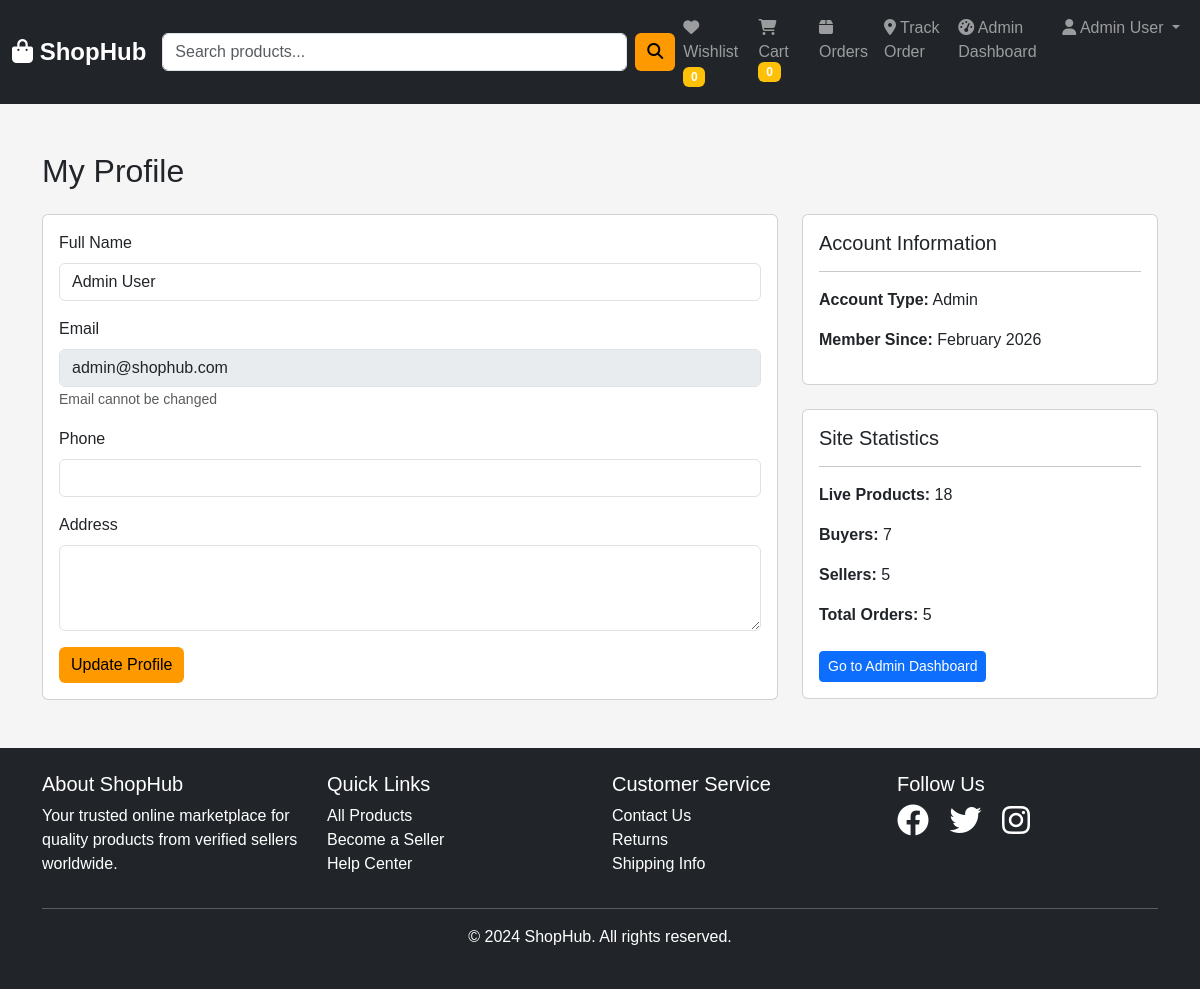
The app's page /profile.php (signed in) with its own data.
### tables this page shows
CREATE TABLE `users` (
  `id` int(11) NOT NULL,
  `email` varchar(255) NOT NULL,
  `password` varchar(255) NOT NULL,
  `full_name` varchar(255) NOT NULL,
  `user_type` enum('buyer','seller','admin') DEFAULT 'buyer',
  `shop_name` varchar(255) DEFAULT NULL,
  `phone` varchar(20) DEFAULT NULL,
  `address` text DEFAULT NULL,
  `created_at` timestamp NOT NULL DEFAULT current_timestamp()
);

### profile.php (the view, shortened to what this page needs)
<?php
require_once 'config/database.php';
$user_id = $_SESSION['user_id'];
$stmt = $pdo->prepare("SELECT * FROM users WHERE id = ?");
$stmt->execute([$user_id]);
$user = $stmt->fetch();
if($user['user_type'] === 'admin') {
    $stats = [];
    $s = $pdo->query("SELECT COUNT(*) as cnt FROM products WHERE status = 'active'");
    $stats['live_products'] = $s->fetch()['cnt'];
    $s = $pdo->query("SELECT COUNT(*) as cnt FROM users WHERE user_type = 'buyer'");
    $stats['buyers'] = $s->fetch()['cnt'];
    $s = $pdo->query("SELECT COUNT(*) as cnt FROM users WHERE user_type = 'seller'");
    $stats['sellers'] = $s->fetch()['cnt'];
    $s = $pdo->query("SELECT COUNT(*) as cnt FROM orders");
    $stats['orders'] = $s->fetch()['cnt'];
}
?>
<!DOCTYPE html>
<html lang="en">
<head>
    <link href="https://cdn.jsdelivr.net/npm/bootstrap@5.3.0/dist/css/bootstrap.min.css" rel="stylesheet">
    <link rel="stylesheet" href="https://cdnjs.cloudflare.com/ajax/libs/font-awesome/6.4.0/css/all.min.css">
    <link rel="stylesheet" href="assets/css/style.css">
</head>
<body>
    <?php include 'includes/header.php'; ?>
    <div class="container my-5">
        <h2 class="mb-4">My Profile</h2>
        <div class="row">
            <div class="col-md-8">
                <div class="card">
                    <div class="card-body">
                        <form method="POST">
                            <div class="mb-3">
                                <label class="form-label">Full Name</label>
                                <input type="text" name="full_name" class="form-control" value="<?= htmlspecialchars($user['full_name']) ?>" required>
                            </div>
                            <div class="mb-3">
                                <label class="form-label">Email</label>
                                <input type="email" class="form-control" value="<?= htmlspecialchars($user['email']) ?>" disabled>
                                <small class="text-muted">Email cannot be changed</small>
                            </div>
                            <div class="mb-3">
                                <label class="form-label">Phone</label>
                                <input type="tel" name="phone" class="form-control" value="<?= htmlspecialchars($user['phone'] ?? '') ?>">
                            </div>
                            <div class="mb-3">
                                <label class="form-label">Address</label>
                                <textarea name="address" class="form-control" rows="3"><?= htmlspecialchars($user['address'] ?? '') ?></textarea>
                            </div>
                            <button type="submit" class="btn btn-warning">Update Profile</button>
                        </form>
                    </div>
                </div>
            </div>
            <div class="col-md-4">
                <div class="card">
                    <div class="card-body">
                        <h5>Account Information</h5>
                        <hr>
                        <p><strong>Account Type:</strong> <?= ucfirst($user['user_type']) ?></p>
                        <p><strong>Member Since:</strong> <?= date('F Y', strtotime($user['created_at'])) ?></p>
                    </div>
                </div>
                <?php if(isset($stats)): ?>
                <div class="card mt-4">
                    <div class="card-body">
                        <h5>Site Statistics</h5>
                        <hr>
                        <p><strong>Live Products:</strong> <?= $stats['live_products'] ?></p>
                        <p><strong>Buyers:</strong> <?= $stats['buyers'] ?></p>
                        <p><strong>Sellers:</strong> <?= $stats['sellers'] ?></p>
                        <p><strong>Total Orders:</strong> <?= $stats['orders'] ?></p>
                        <a href="admin/dashboard.php" class="btn btn-sm btn-primary mt-2">Go to Admin Dashboard</a>
                    </div>
                </div>
                <?php endif; ?>
            </div>
        </div>
    </div>
    <?php include 'includes/footer.php'; ?>
</body>
</html>

### assets/css/style.css (style rules this page uses)
:root { --primary-color: #232f3e; --secondary-color: #febd69; --accent-color: #ff9900; }
body { font-family: 'Arial', sans-serif; background-color: #f5f5f5; }
.btn-warning { background-color: var(--accent-color); border: none; }

### records on screen
users: full_name "Admin User", email "admin@shophub.com", user_type "Admin", created_at "February 2026"

### other values on screen
$full_name "Admin User"
$stats['live_products'] "18"
$stats['buyers'] "7"
$stats['sellers'] "5"
$stats['orders'] "5"
